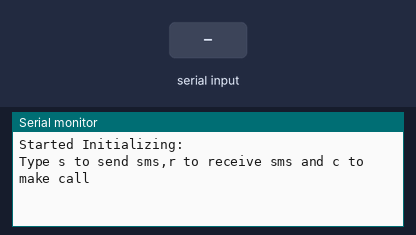
Simulated run of this sketch. Board: Arduino Uno, built with avr-gcc and run on an emulated ATmega328P. On the bench: the last lines printed to the serial monitor. The inputs (shaded band) are chosen by the test bench. The modem accepts every AT command (registered, SIM ready, sends succeed) and sends nothing else.

Above: at 9.2 s.
9.3 s: "s" received over Serial
At 10.5 s:
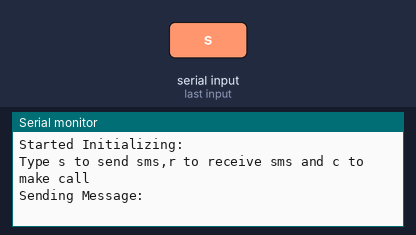
10.8 s: "r" received over Serial
At 13.7 s:
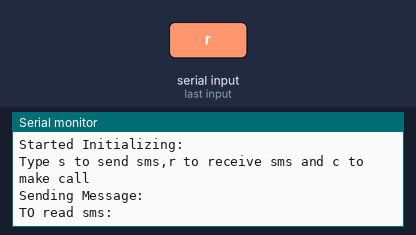
13.8 s: "s" received over the second serial link
At 16.5 s:
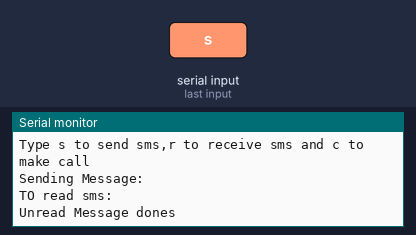
16.8 s: "r" received over the second serial link
At 17.3 s:
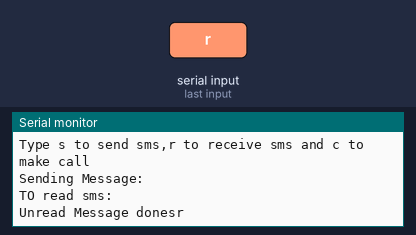
18.3 s: "c" received over Serial
At 20.1 s:
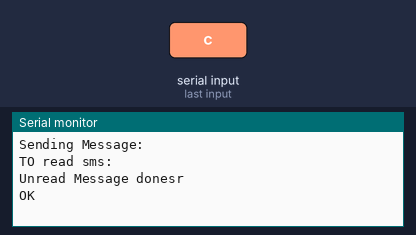
20.8 s: "c" received over the second serial link
At 21.6 s:
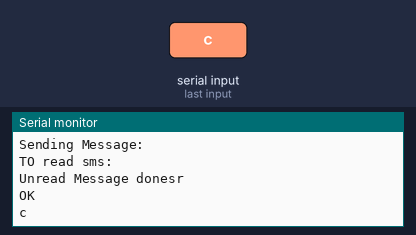

The sketch:

gsm.ino
```cpp
#include<SoftwareSerial.h> //include header file
SoftwareSerial sim(10,11);// create additional serial ports
int timeOut;              //time counter
String bufferSpace;     //helps in storing data
String number ="+919790019680"; //contact number

void setup()
 {
   delay(7000);
   Serial.begin(9600);
   bufferSpace.reserve(50);
   Serial.println("Started Initializing:");
   sim.begin(9600);
   delay(1000);
   Serial.println("Type s to send sms,r to receive sms and c to make call");


 }
void loop()
 {
   if(Serial.available()>0)
    switch(Serial.read())
      {
        case 's':
         sendMessage();
         break;

         case 'r':
         ReceiveMessage();
         break;

         case 'c':
         callNumber();
         break;

      }
     if(sim.available()>0)
      Serial.write(sim.read());


 }
void sendMessage()
 {

   Serial.println("Sending Message:");
   sim.println("AT+CMGF=1"); //sets th egsm module to text mode
   delay(1000);
   sim.println("AT+CMGS=\""+number+"\"\r"); // set sms number.
   delay(1000);
   String SMS ="Caution a head!";
   sim.println(SMS);
   delay(100);
   sim.println((char)26);
   delay(1000);
   bufferSpace= readSerial();
 }
void ReceiveMessage()
 {
   Serial.println("TO read sms:");
   delay(1000);
   sim.print("AT+CNMI=2,2,0,0,0"); //command to receive sms.
   delay(1000);
   Serial.write("Unread Message done");

 }
String readSerial()
 {
   int timeOut=0;
   while(!sim.available()&&timeOut<12000)
    {
      delay(12);
      timeOut++;
    }
    if(sim.available())

       return sim.readString();


 }
void callNumber() {
  sim.print (F("ATD"));
  sim.print (number);
  sim.print (F(";\r\n"));
  bufferSpace = readSerial();
  Serial.println(bufferSpace);
}
```

Measured:
- after the input at 9.3 s, the serial monitor: prints a new line at once (image 1)
- after the input at 10.8 s, the serial monitor: prints a new line after 2.7 s (image 2)
- after the input at 13.8 s, the serial monitor: prints a new line after 1.7 s (image 3)
- after the input at 16.8 s, the serial monitor: prints a new line at once (image 4)
- after the input at 18.3 s, the serial monitor: prints a new line after 1.0 s (image 5)
- after the input at 20.8 s, the serial monitor: prints a new line at once (image 6)
